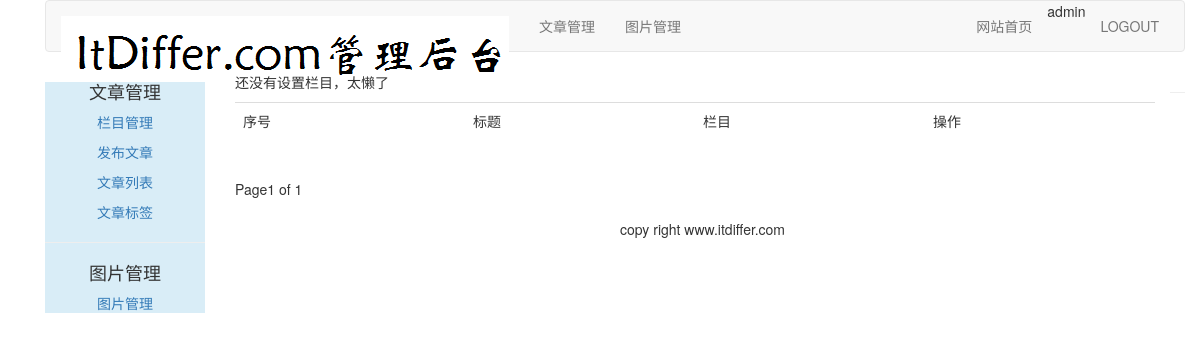
Before: /article/article-list/ (signed in) with the older database file.
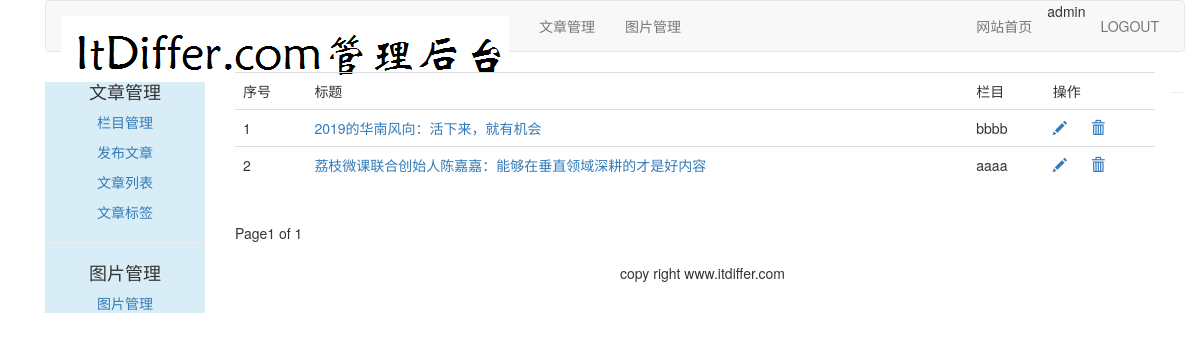
After: the same page with the newer database file.
### article/models.py (models this page shows, shortened)
class ArticlePost(models.Model):
    author = models.ForeignKey(User, related_name="article", on_delete=models.CASCADE)
    title = models.CharField(max_length=200)
    slug = models.SlugField(max_length=500)
    column = models.ForeignKey(ArticleColumn, related_name="article_column", on_delete=models.CASCADE)
    body = models.TextField()
    created = models.DateTimeField(default=timezone.now())
    updated = models.DateTimeField(auto_now=True)
    users_like = models.ManyToManyField(User, related_name="articles_like", blank=True)
    article_tag = models.ManyToManyField(ArticleTag, related_name='article_tag', blank=True)
    class Meta:
        ordering = ("title",)
        index_together = (('id', 'slug'),)
    def get_absolute_url(self):
        return reverse("article:article_detail", args=[self.id, self.slug])

class ArticleColumn(models.Model):
    user = models.ForeignKey(User, related_name="article_column", on_delete=models.CASCADE)
    column = models.CharField(max_length=200)
    created = models.DateField(auto_now_add=True)
    def __str__(self):
        return self.column

### article/views.py (the view)
@login_required(login_url="/account/login")
def article_list(request):
    article_list = ArticlePost.objects.filter(author=request.user)
    paginator = Paginator(article_list, 2)
    page = request.GET.get("page")
    try:
        current_page = paginator.page(page)
        articles = current_page.object_list
    except PageNotAnInteger:
        current_page = paginator.page(1)
        articles = current_page.object_list
    except EmptyPage:
        current_page = paginator.page(paginator.num_pages)
        articles = current_page.object_list
    return render(request, "article/column/article_list.html", {"articles": articles, "page": current_page})

### templates/article/column/article_list.html (shortened to what this page needs)
{% extends "article/base.html" %}
{% load staticfiles %}
{% block content %}
<div>
    <table class="table table-hover">
        <tr>
            <td>序号</td>
            <td>标题</td>
            <td>栏目</td>
            <td>操作</td>
        </tr>
        {% for article in articles %}
        <tr id="{{article.id}}">
            <td>{{ forloop.counter }}</td>
            <td><a href="{{ article.get_absolute_url }}">{{ article.title }}</a></td>
            <td>{{ article.column }}</td>
            <td>
                <a name="edit" href="{% url 'article:edit_article' article.id %}">
                    <span class="glyphicon glyphicon-pencil"></span>
                </a>
                <a name="delete" href="javascript:" onclick="del_article(this,{{article.id}})">
                    <span class="glyphicon glyphicon-trash" style="margin-left:20px;"></span>
                </a>
            </td>
        </tr>
        {% empty %}
        <p>还没有设置栏目，太懒了</p>
        {% endfor %}
    </table>
    {% include "paginator.html" %}
</div>
{% endblock %}

Changed rows visible on the page:
added ArticlePost: title "2019的华南风向：活下来，就有机会", column "bbbb"
added ArticlePost: title "荔枝微课联合创始人陈嘉嘉：能够在垂直领域深耕的才是好内容", column "aaaa"
Other visible differences:
text no longer shown: "还没有设置栏目，太懒了"
